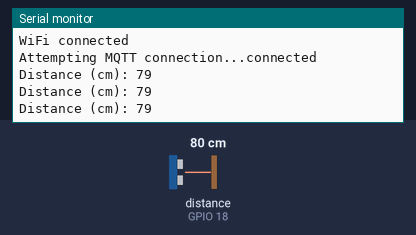
Bench run of a sketch on a simulated ESP32. On the bench: the last lines printed to the serial monitor. Wiring (inferred from the names in the program): ultrasonic range finder: trigger GPIO 5; echo GPIO 18. The inputs (shaded band) are chosen by the test bench; at power-on: distance to the obstacle (sensor on GPIO 18) 80 cm. The echo pulse lasts 58.3 µs per cm; WiFi joins after 1.5 s; servers stay silent unless stated; no MQTT or app messages arrive unless stated.

Above: at 2.7 s.
2.8 s: distance to the obstacle (sensor on GPIO 18) set to 2 cm
At 3.5 s:
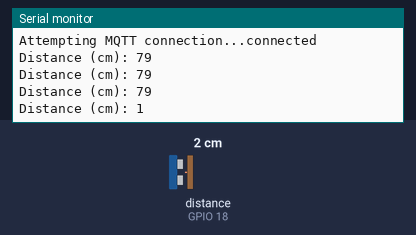
4.3 s: distance to the obstacle (sensor on GPIO 18) set to 4 cm
At 5.0 s:
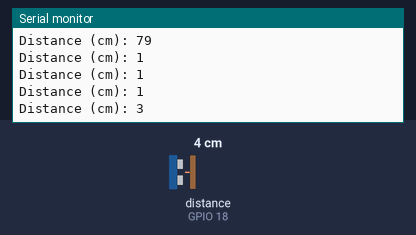
Timing chart, 0 to 7.3 s (numbered marks = the images above; inputs shaded):
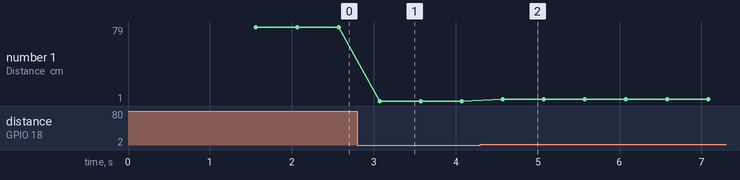

Measured:
- after the input at 2.8 s, the serial monitor: prints a new line after 0.27 s (image 1)
- after the input at 4.3 s, the serial monitor: prints a new line after 0.27 s (image 2)
- plotted number 1: 79 → 1 after the input at 2.8 s, 1 → 3 after the input at 4.3 s

The sketch:

distance_sender.ino
```cpp
#include <WiFi.h>
#include <PubSubClient.h>

// === CONFIGURE THESE ===
const char* ssid = "YourWiFi";        // <- placeholder
const char* password = "YourPass";    // <- placeholder
const char* mqtt_server = "192.168.1.100"; // MQTT broker IP (Raspberry Pi)
// =======================

WiFiClient espClient;
PubSubClient client(espClient);

#define TRIG_PIN 5
#define ECHO_PIN 18

long durationVal;
int distanceCm;

void setup() {
  Serial.begin(115200);
  pinMode(TRIG_PIN, OUTPUT);
  pinMode(ECHO_PIN, INPUT);

  // connect WiFi
  WiFi.begin(ssid, password);
  Serial.print("Connecting to WiFi");
  while (WiFi.status() != WL_CONNECTED) {
    delay(500);
    Serial.print(".");
  }
  Serial.println("\nWiFi connected");

  client.setServer(mqtt_server, 1883);
}

void loop() {
  if (!client.connected()) reconnectMQTT();
  measureDistance();
  char buf[16];
  sprintf(buf, "%d", distanceCm);
  client.publish("sensor/distance", buf);
  delay(500);
}

void measureDistance() {
  digitalWrite(TRIG_PIN, LOW);
  delayMicroseconds(2);
  digitalWrite(TRIG_PIN, HIGH);
  delayMicroseconds(10);
  digitalWrite(TRIG_PIN, LOW);

  durationVal = pulseIn(ECHO_PIN, HIGH);
  distanceCm = durationVal * 0.034 / 2;
  // clamp
  if (distanceCm < 0) distanceCm = 0;
  if (distanceCm > 500) distanceCm = 500;
  Serial.print("Distance (cm): ");
  Serial.println(distanceCm);
}

void reconnectMQTT() {
  while (!client.connected()) {
    Serial.print("Attempting MQTT connection...");
    if (client.connect("ESP32Client")) {
      Serial.println("connected");
    } else {
      Serial.print("failed, rc=");
      Serial.print(client.state());
      Serial.println(" try again in 2 seconds");
      delay(2000);
    }
  }
}
```
